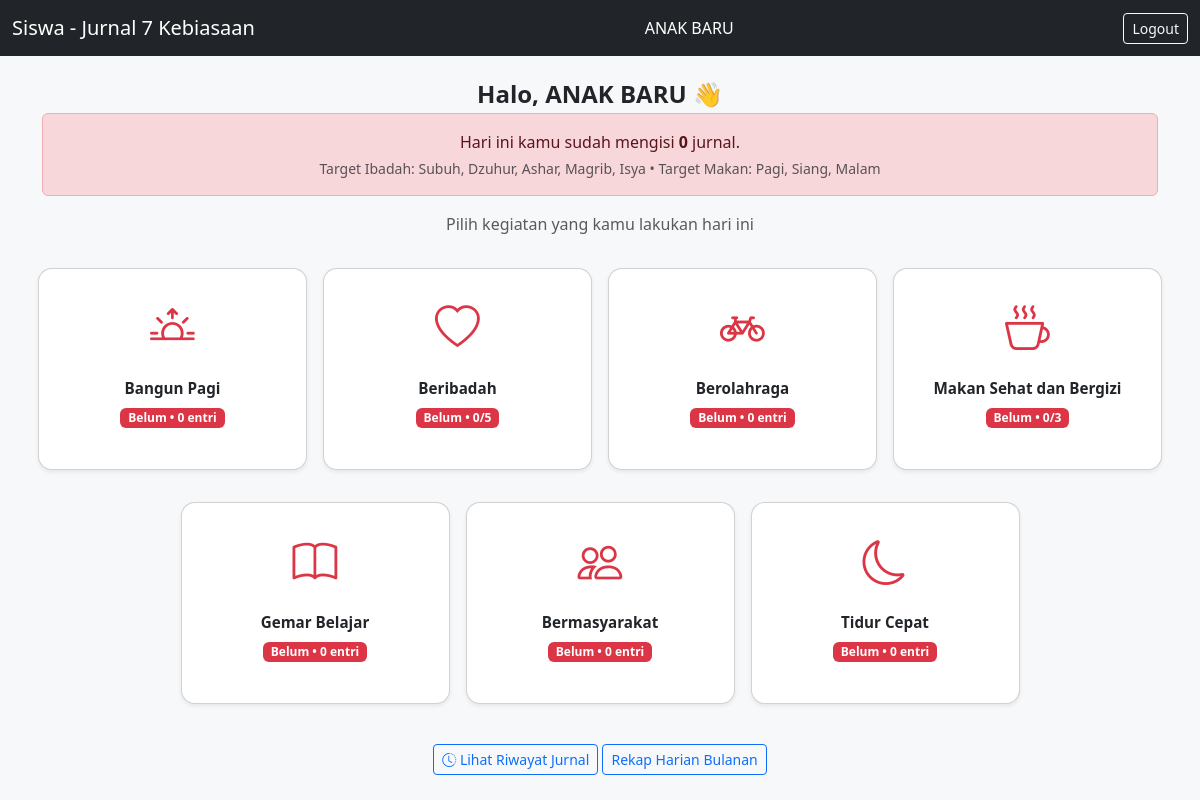
The page /siswa/dashboard.php (signed in) on the database its author committed.
### tables this page shows
CREATE TABLE `jenis_kegiatan` (
  `id` int NOT NULL,
  `nama_kegiatan` varchar(100) NOT NULL
);

CREATE TABLE `siswa` (
  `id` int NOT NULL,
  `nisn` varchar(20) NOT NULL,
  `nama` varchar(100) NOT NULL,
  `jenis_kelamin` enum('L','P') NOT NULL,
  `agama` varchar(50) NOT NULL,
  `id_kelas` int NOT NULL,
  `password` varchar(255) NOT NULL,
  `foto` varchar(255) NOT NULL DEFAULT 'default.png',
  `created_at` timestamp NULL DEFAULT CURRENT_TIMESTAMP
);

### siswa/dashboard.php (the view, shortened to what this page needs)
<?php
require '../config.php';
$id_siswa = (int)($_SESSION['user_id'] ?? 0);
$nama_siswa = $_SESSION['nama'] ?? '';
$today = date('Y-m-d');
$stS = $conn->prepare("SELECT agama FROM siswa WHERE id = ? LIMIT 1");
$stS->bind_param("i", $id_siswa);
$stS->execute();
$siswa = $stS->get_result()->fetch_assoc();
$agama = strtolower(trim($siswa['agama'] ?? ''));
$kegiatan = [];
$res = $conn->query("SELECT * FROM jenis_kegiatan ORDER BY id ASC");
while ($row = $res->fetch_assoc()) $kegiatan[] = $row;
$icons = [
    1 => 'sunrise',
    2 => 'heart',
    3 => 'bicycle',
    4 => 'cup-hot',
    5 => 'book',
    6 => 'people',
    7 => 'moon'
];
$stTotal = $conn->prepare("SELECT COUNT(*) AS c FROM jurnal_siswa WHERE id_siswa = ? AND tanggal = ?");
$stTotal->bind_param("is", $id_siswa, $today);
$stTotal->execute();
$totalHariIni = (int)($stTotal->get_result()->fetch_assoc()['c'] ?? 0);
$counts = [];
$idIbadah = 0;
$idMakan  = 0;
foreach ($kegiatan as $k) {
    $nama = strtolower(trim($k['nama_kegiatan']));
    if ($idIbadah == 0 && strpos($nama, 'ibadah') !== false) $idIbadah = (int)$k['id'];
    if ($idMakan == 0 && (strpos($nama, 'makan') !== false)) $idMakan = (int)$k['id'];
}
$ibadahSet = [];
$makanSet = [];
function statusKegiatan($id, $counts, $idIbadah, $idMakan, $agama, $ibadahSet, $makanSet) {
    $jml = $counts[$id] ?? 0;
    if ($jml <= 0) return 'danger';
    return 'success';
}
?>
<!DOCTYPE html>
<html>
<head>
<link href="https://cdn.jsdelivr.net/npm/bootstrap@5.3.3/dist/css/bootstrap.min.css" rel="stylesheet">
<link href="https://cdn.jsdelivr.net/npm/bootstrap-icons@1.11.3/font/bootstrap-icons.css" rel="stylesheet">
</head>
<body>
<nav class="navbar navbar-dark bg-dark">
  <div class="container-fluid">
    <span class="navbar-brand">Siswa - Jurnal 7 Kebiasaan</span>
    <span class="navbar-text text-white me-3"><?= htmlspecialchars($nama_siswa) ?></span>
    <a href="../logout.php" class="btn btn-outline-light btn-sm">Logout</a>
  </div>
</nav>
<div class="container mt-4">
  <h4 class="text-center mb-1 fw-bold">Halo, <?= htmlspecialchars($nama_siswa); ?> 👋</h4>
  <div class="alert alert-<?php echo ($totalHariIni > 0 ? 'success' : 'danger'); ?> text-center">
      Hari ini kamu sudah mengisi <b><?= (int)$totalHariIni ?></b> jurnal.
      <?php if ($agama === 'islam'): ?>
          <div class="small mt-1 text-muted">Target Ibadah: Subuh, Dzuhur, Ashar, Magrib, Isya • Target Makan: Pagi, Siang, Malam</div>
      <?php else: ?>
          <div class="small mt-1 text-muted">Target Ibadah: minimal 1 • Target Makan: Pagi, Siang, Malam</div>
      <?php endif; ?>
  </div>
  <p class="text-center text-muted mb-4">Pilih kegiatan yang kamu lakukan hari ini</p>
  <div class="row justify-content-center">
    <?php foreach ($kegiatan as $k): ?>
        <?php
        $kid = (int)$k['id'];
        $icon = $icons[$kid] ?? 'star';
        $st = statusKegiatan($kid, $counts, $idIbadah, $idMakan, $agama, $ibadahSet, $makanSet);
        $iconClass = "text-$st";
        $label = '';
        if ($st === 'danger') $label = 'Belum';
        $sub = '';
        if ($kid === $idIbadah) {
            if ($agama === 'islam') {
                $done = 0;
                $sub = "$done/5";
            } else {
                $sub = (($counts[$kid] ?? 0) > 0) ? "1/1" : "0/1";
            }
        } elseif ($kid === $idMakan) {
            $done = 0;
            $sub = "$done/3";
        } else {
            $sub = (($counts[$kid] ?? 0) > 0) ? (($counts[$kid] ?? 0) . " entri") : "0 entri";
        }
        ?>
        <div class="col-6 col-md-3 mb-3">
            <a href="isi_jurnal.php?id_kegiatan=<?= $kid ?>" class="text-decoration-none">
                <div class="card shadow-sm activity-card text-center h-100">
                    <i class="bi bi-<?= htmlspecialchars($icon) ?> <?= $iconClass ?> activity-icon"></i>
                    <div class="card-body">
                        <p class="mb-1"><?= htmlspecialchars($k['nama_kegiatan']); ?></p>
                        <span class="badge bg-<?= $st ?>"><?= htmlspecialchars($label) ?> • <?= htmlspecialchars($sub) ?></span>
                    </div>
                </div>
            </a>
        </div>
    <?php endforeach; ?>
  </div>
  <div class="text-center mt-3">
    <a href="riwayat.php" class="btn btn-outline-primary btn-sm">
      <i class="bi bi-clock-history"></i> Lihat Riwayat Jurnal
    </a> <a href="rekap_harian_fullbulan.php" class="btn btn-outline-primary btn-sm">
  Rekap Harian Bulanan
</a>
  </div>
</div>
</body>
</html>

### siswa/dashboard.php (style rules this page uses)
body { background: #f7f8fa; }
.activity-card { border-radius: 14px; transition: .25s; padding: 25px 10px; }
.activity-icon { font-size: 2.8rem !important; }
.col-6 { padding: 8px; }
.card-body p { font-size: 0.95rem; font-weight: 600; }

### rows shown on the page
jenis_kegiatan: nama_kegiatan "Bangun Pagi", label "Belum", id "0 entri"
jenis_kegiatan: nama_kegiatan "Beribadah", label "Belum"
siswa: agama "0/5"
jenis_kegiatan: nama_kegiatan "Berolahraga", label "Belum", id "0 entri"
jenis_kegiatan: nama_kegiatan "Makan Sehat dan Bergizi", label "Belum", sub "0/3"
jenis_kegiatan: nama_kegiatan "Gemar Belajar", label "Belum", id "0 entri"
jenis_kegiatan: nama_kegiatan "Bermasyarakat", label "Belum", id "0 entri"
jenis_kegiatan: nama_kegiatan "Tidur Cepat", label "Belum", id "0 entri"

### other values the page prints
$nama_siswa "ANAK BARU"
$totalHariIni "0"
